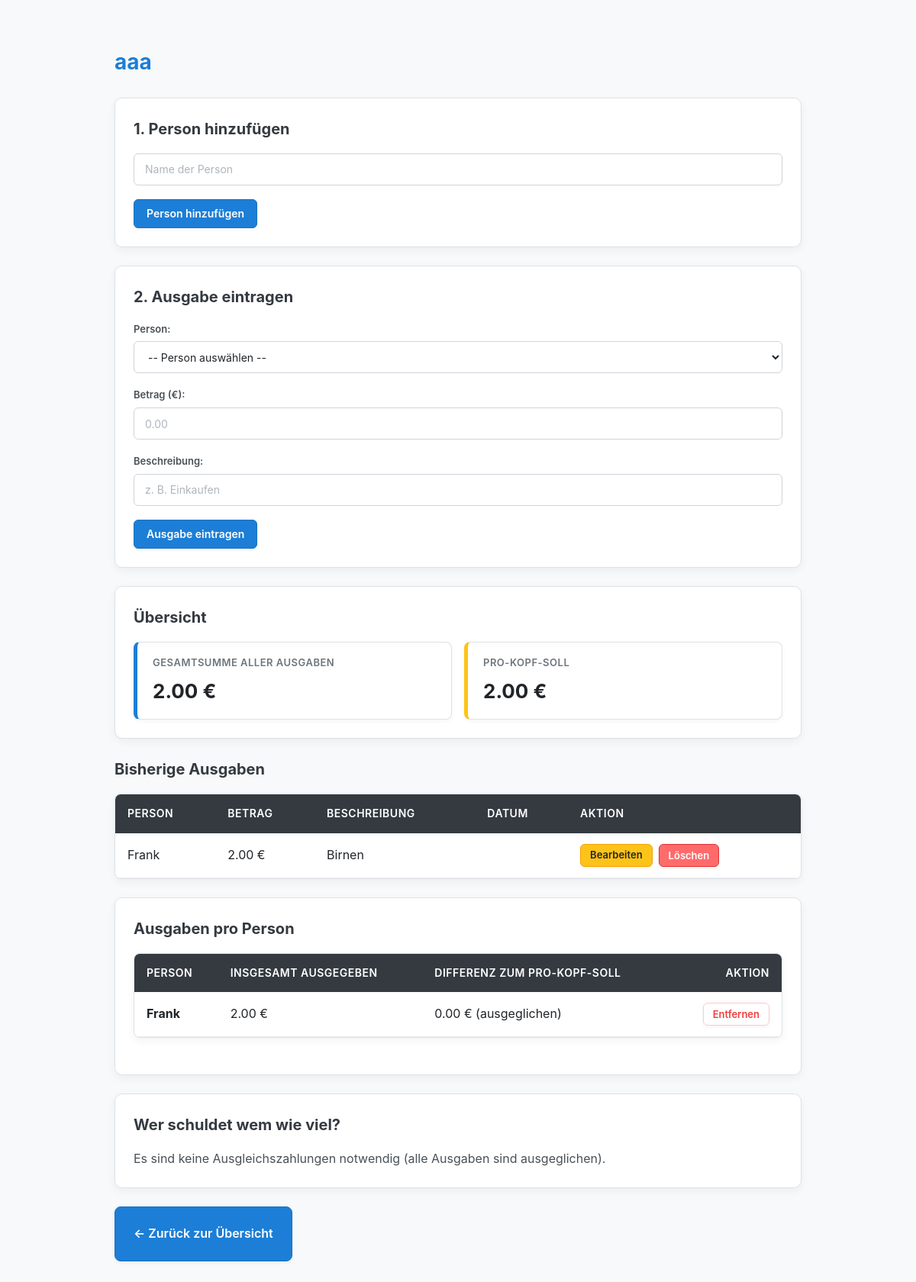
Screenshot of /thema/5/ with the database file from the repository.
### pool/models.py (models this page shows, shortened)
class Thema(models.Model):
    titel = models.CharField(max_length=200)
    erstellt_am = models.DateTimeField(auto_now_add=True)

class Ausgabe(models.Model):
    thema = models.ForeignKey(Thema, on_delete=models.CASCADE, related_name='ausgaben')
    person = models.ForeignKey(Person, on_delete=models.CASCADE, related_name='ausgaben')
    betrag = models.DecimalField(max_digits=10, decimal_places=2)
    beschreibung = models.CharField(max_length=255)
    erstellt_am = models.DateTimeField(auto_now_add=True)  # Speichert automatisch das Erstellungsdatum

class Person(models.Model):
    thema = models.ForeignKey(Thema, on_delete=models.CASCADE, related_name='personen')
    name = models.CharField(max_length=100)
    def __str__(self):
        return self.name

### pool/views.py (the view, shortened to what this page needs)
# urls.py: path('thema/<int:thema_id>/', views.thema_detail, name='thema_detail'),
def thema_detail(request, thema_id):
    thema = get_object_or_404(Thema, id=thema_id)
    person_form = PersonForm()
    ausgabe_form = AusgabeForm(thema=thema)
    personen = Person.objects.filter(thema=thema)
    ausgaben = Ausgabe.objects.filter(thema=thema).select_related('person')
    summe = ausgaben.aggregate(Sum('betrag'))['betrag__sum']
    gesamtausgaben = float(summe) if summe is not None else 0.0
    anzahl_personen = personen.count()
    pro_kopf = (gesamtausgaben / anzahl_personen) if anzahl_personen > 0 else 0.0
    personen_übersicht = []
    for person in personen:
        p_summe = ausgaben.filter(person=person).aggregate(Sum('betrag'))['betrag__sum']
        einzahlung = float(p_summe) if p_summe is not None else 0.0
        saldo = einzahlung - pro_kopf
        personen_übersicht.append({
            'id': person.id,
            'name': person.name,
            'ausgegeben': einzahlung,
            'saldo': saldo
        })
    return render(request, 'pool/thema_detail.html', {
        'thema': thema,
        'personen': personen,
        'ausgaben': ausgaben,
        'gesamtausgaben': gesamtausgaben,
        'pro_kopf': pro_kopf,
        'personen_übersicht': personen_übersicht,
        'person_form': person_form,
        'ausgabe_form': ausgabe_form,
    })

### pool/forms.py
class PersonForm(forms.ModelForm):
    class Meta:
        model = Person
        fields = ['name']
        widgets = {
            'name': forms.TextInput(attrs={
                'class': 'form-control',
                'placeholder': 'Name der Person'
            })
        }

class AusgabeForm(forms.ModelForm):
    class Meta:
        model = Ausgabe
        fields = ['person', 'betrag', 'beschreibung']
        widgets = {
            'person': forms.Select(attrs={'class': 'form-control'}),
            'betrag': forms.NumberInput(attrs={
                'class': 'form-control',
                'step': '0.01',
                'placeholder': '0.00'
            }),
            'beschreibung': forms.TextInput(attrs={
                'class': 'form-control',
                'placeholder': 'z. B. Einkaufen'
            }),
        }
    def __init__(self, *args, **kwargs):
        thema = kwargs.pop('thema', None)
        super().__init__(*args, **kwargs)
        if thema:
            self.fields['person'].queryset = Person.objects.filter(thema=thema)
            self.fields['person'].empty_label = "-- Person auswählen --"

### pool/templates/pool/thema_detail.html (shortened to what this page needs)
{% load static %}
<!DOCTYPE html>
<html lang="de">
<head>
    <link rel="stylesheet" href="{% static 'pool/css/style.css' %}">
</head>
<body>
    <h1>{{ thema.titel }}</h1>
    <div class="card">
    <h2>1. Person hinzufügen</h2>
    <form method="post">
        <div class="form-group">
            {{ person_form.name }}
        </div>
        <button type="submit" class="btn btn-primary">Person hinzufügen</button>
    </form>
</div>
<div class="card">
    <h2>2. Ausgabe eintragen</h2>
    {% if personen %}
        <form method="post">
            <div class="form-group">
                <label>Person:</label>
                {{ ausgabe_form.person }}
            </div>
            <div class="form-group">
                <label>Betrag (€):</label>
                {{ ausgabe_form.betrag }}
            </div>
            <div class="form-group">
                <label>Beschreibung:</label>
                {{ ausgabe_form.beschreibung }}
            </div>
            <button type="submit" class="btn btn-primary">Ausgabe eintragen</button>
        </form>
    {% else %}
        <p style="color: #868e96; margin: 0;"><em>Bitte lege zuerst mindestens eine Person an.</em></p>
    {% endif %}
</div>
<div class="card">
    <h2>Übersicht</h2>
    <div class="stats-grid">
        <div class="stat-card">
            <div class="stat-label">Gesamtsumme aller Ausgaben</div>
            <div class="stat-value">{{ gesamtausgaben|floatformat:2 }} €</div>
        </div>
        <div class="stat-card accent">
            <div class="stat-label">Pro-Kopf-Soll</div>
            <div class="stat-value">{{ pro_kopf|floatformat:2 }} €</div>
        </div>
    </div>
</div>
    <h2>Bisherige Ausgaben</h2>
<table>
    <thead>
        <tr>
            <th>Person</th>
            <th>Betrag</th>
            <th>Beschreibung</th>
            <th>Datum</th>
            <th>Aktion</th>
        </tr>
    </thead>
    <tbody>
        {% for ausgabe in ausgaben %}
            <tr>
                <td>{{ ausgabe.person.name }}</td>
                <td>{{ ausgabe.betrag }} €</td>
                <td>{{ ausgabe.beschreibung }}</td>
                <td>{{ ausgabe.datum|date:"d.m.Y H:i" }}</td>
                <td>
    <div class="action-group">
        <a href="{% url 'ausgabe_bearbeiten' ausgabe.id %}" class="btn btn-warning btn-sm">
            Bearbeiten
        </a>
        <form method="POST" class="form-inline">
            <button type="submit" class="btn btn-danger btn-sm">
                Löschen
            </button>
        </form>
    </div>
</td>
            </tr>
        {% empty %}
            <tr>
                <td colspan="5">Bisher wurden noch keine Ausgaben eingetragen.</td>
            </tr>
        {% endfor %}
    </tbody>
</table>
<div class="card">
    <h2>Ausgaben pro Person</h2>
    <table>
        <thead>
            <tr>
                <th>Person</th>
                <th>Insgesamt ausgegeben</th>
                <th>Differenz zum Pro-Kopf-Soll</th>
                <th style="text-align: right;">Aktion</th>
            </tr>
        </thead>
        <tbody>
            {% for p in personen_übersicht %}
                <tr>
                    <td><strong>{{ p.name }}</strong></td>
                    <td>{{ p.ausgegeben|floatformat:2 }} €</td>
                    <td>
                        {% if p.saldo > 0.01 %}
                            <span class="saldo-positiv">+{{ p.saldo|floatformat:2 }} € (bekommt Geld)</span>
                        {% elif p.saldo < -0.01 %}
                            <span class="saldo-negativ">{{ p.saldo|floatformat:2 }} € (schuldet Geld)</span>
                        {% else %}
                            <span>0.00 € (ausgeglichen)</span>
                        {% endif %}
                    </td>
                    <td style="text-align: right;">
                        <form method="POST" style="display: inline;">
                            <button type="submit" class="btn btn-danger-outline btn-sm">Entfernen</button>
                        </form>
                    </td>
                </tr>
            {% empty %}
                <tr>
                    <td colspan="4">Noch keine Personen vorhanden.</td>
                </tr>
            {% endfor %}
        </tbody>
    </table>
</div>
<div class="card">
    <h2>Wer schuldet wem wie viel?</h2>
    {% if ausgleich_liste %}
        <ul class="ausgleich-list">
            {% for eintrag in ausgleich_liste %}
                <li class="ausgleich-item">
                    <span><strong>{{ eintrag.von }}</strong> schuldet <strong>{{ eintrag.an }}</strong> <strong>{{ eintrag.betrag }}€</strong></span>
                </li>
            {% endfor %}
        </ul>
    {% else %}
        <p style="color: #495057; margin: 0;">Es sind keine Ausgleichszahlungen notwendig (alle Ausgaben sind ausgeglichen).</p>
    {% endif %}
</div>
<div style="margin-bottom: 24px;">
    <a href="{% url 'themen_liste' %}" class="btn btn-primary btn-lg">
        &larr; Zurück zur Übersicht
    </a>
</div>
</body>
</html>

### pool/static/pool/css/style.css (style rules this page uses)
body { font-family: -apple-system, BlinkMacSystemFont, "Segoe UI", Roboto, Helvetica, Arial, sans-serif; color: #212529; background-color: #f8f9fa; margin: 0 auto; max-width: 900px; padding: 40px 20px; line-height: 1.6; }
h1 { color: #1c7ed6; margin-bottom: 24px; font-size: 28px; }
h2 { color: #343a40; margin-top: 0; margin-bottom: 16px; font-size: 20px; }
p { margin-bottom: 12px; }
.card { background-color: #ffffff; border-radius: 10px; border: 1px solid #dee2e6; box-shadow: 0 4px 12px rgba(0, 0, 0, 0.05); padding: 24px; margin-bottom: 24px; }
table { width: 100%; border-collapse: separate; border-spacing: 0; background-color: #ffffff; border-radius: 8px; overflow: hidden; border: 1px solid #dee2e6; box-shadow: 0 4px 12px rgba(0, 0, 0, 0.05); margin-bottom: 24px; }
th { background-color: #343a40; color: #ffffff; font-weight: 600; font-size: 14px; letter-spacing: 0.5px; text-transform: uppercase; padding: 14px 16px; text-align: left; }
td { padding: 14px 16px; text-align: left; border-bottom: 1px solid #e9ecef; }
.btn { display: inline-flex; align-items: center; justify-content: center; height: 38px; padding: 0 16px; font-size: 14px; font-weight: 600; font-family: inherit; text-decoration: none; border-radius: 6px; box-sizing: border-box; cursor: pointer; transition: all 0.2s cubic-bezier(0.165, 0.84, 0.44, 1); box-shadow: 0 2px 4px rgba(0, 0, 0, 0.05); }
.btn-sm { height: 30px; padding: 0 12px; font-size: 13px; }
.btn-warning { background-color: #fcc419; color: #212529; border: 1px solid #f59f00; }
.btn-danger { background-color: #ff6b6b; color: #ffffff; border: 1px solid #e03131; }
.btn-primary { background-color: #1c7ed6; color: #ffffff; border: 1px solid #1971c2; }
.action-group { display: flex; align-items: center; gap: 8px; }
.form-inline { display: contents; }
.stats-grid { display: grid; grid-template-columns: repeat(auto-fit, minmax(220px, 1fr)); gap: 16px; margin-top: 16px; }
.stat-card { background-color: #ffffff; border-radius: 8px; padding: 16px 20px; border: 1px solid #dee2e6; border-left: 5px solid #1c7ed6; box-shadow: 0 2px 6px rgba(0, 0, 0, 0.04); }
.stat-card.accent { border-left-color: #fcc419; }
.stat-label { font-size: 13px; text-transform: uppercase; letter-spacing: 0.5px; color: #6c757d; font-weight: 600; margin-bottom: 6px; }
.stat-value { font-size: 26px; font-weight: 700; color: #212529; }
.form-group { margin-bottom: 18px; }
label { display: block; font-size: 13px; font-weight: 600; color: #495057; margin-bottom: 6px; text-transform: none; letter-spacing: normal; }
input[type="text"], input[type="number"], select { width: 100%; height: 42px; padding: 0 14px; font-size: 14px; font-family: inherit; color: #212529; background-color: #ffffff; border: 1px solid #ced4da; border-radius: 6px; box-sizing: border-box; transition: border-color 0.15s ease-in-out, box-shadow 0.15s ease-in-out; }
input::placeholder { color: #adb5bd; }
.btn-danger-outline { background-color: transparent; color: #f03e3e; border: 1px solid #ffc9c9; padding: 6px 12px; font-size: 13px; }
.btn-lg { height: 72px; !important; padding: 0 24px; !important; font-size: 16px; !important; border-radius: 8px; !important; }

### rows the page displays
Thema: titel "aaa"
Ausgabe: person.name "Frank", betrag "2.00", beschreibung "Birnen"
Person: name "Frank"

### other values shown
{{ gesamtausgaben|floatformat:2 }} "2.00"
{{ pro_kopf|floatformat:2 }} "2.00"
{{ p.ausgegeben|floatformat:2 }} "2.00"
